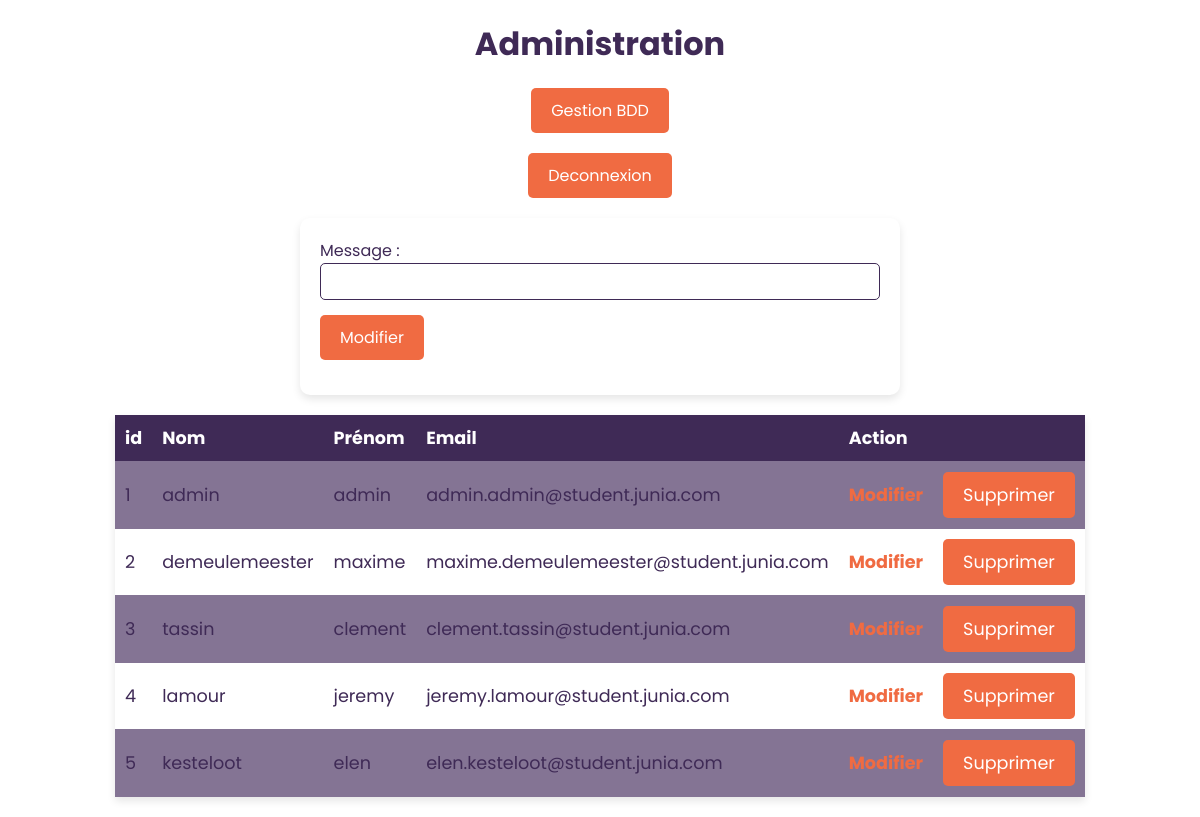
Page /Page_html/Page_PHP/admin.php on the committed database.
### tables this page shows
CREATE TABLE `eleve` (
  `id_eleve` int(11) NOT NULL COMMENT 'Numéro assigné à un élève',
  `prenom` varchar(64) DEFAULT NULL COMMENT 'Prénom de l''élève',
  `nom` varchar(64) DEFAULT NULL COMMENT 'Nom de l''élève',
  `classe` varchar(64) DEFAULT NULL COMMENT 'Classe de l''élève',
  `email` varchar(64) DEFAULT NULL COMMENT 'Adresse email de l''élève',
  `password` varchar(64) DEFAULT NULL COMMENT 'Mot de passe hasher de l''élève ',
  `confirmed` tinyint(1) NOT NULL DEFAULT '0' COMMENT 'Etat d''inscription de l''élève',
  `photo_profil` text COMMENT 'Photo de profil de l''élève',
  `moyenne_generale` float DEFAULT NULL COMMENT 'Moyenne générale de l''élève',
  `profil_mode` tinyint(1) DEFAULT '1' COMMENT 'Permet d''afficher ou non le profil de l''utilisateur dans le classement'
);

### Page_html/Page_PHP/admin.php (the view, shortened to what this page needs)
<!DOCTYPE html>
<html lang="fr">
<head>
    <?php require_once("../Page_Structuration/meta.php"); ?>
    <link rel="stylesheet" href="../../public/Css_Pages/admin.css">
</head>
<body>
    <h1>Administration</h1>
    <form action="../../Base_donnee/index.php" method="post" id="gestion">
        <button type="submit" name="supprimer" formaction="../../Base_donnee/index.php">Gestion BDD</button>
    </form>
    <form action="logout.php" method="post" id="gestion">
        <button type="submit" name="supprimer" formaction="logout.php">Deconnexion</button>
    </form>
    <?php
    require_once("../../SQL_Traitement/fonctions.php");
    echo "<form method=\"POST\" id=\"form\">
        <div>
            <label for=\"message\">Message :</label>
            <input type=\"text\" name=\"message\" id=\"message\" value=\"\">
        </div>
        <div>
            <button type=\"submit\" name=\"modifimess\">Modifier</button>
        </div>
    </form>";
    $stmt = $conn->prepare("SELECT * FROM eleve");
    $stmt->execute();
    echo "<table>";
    echo "<tr><th>id</th><th>Nom</th><th>Prénom</th><th>Email</th><th>Action</th><th></th></tr>";
    while ($row = $stmt->fetch(PDO::FETCH_ASSOC)) {
        echo "<tr>";
        echo "<td>" . $row['id_eleve'] . "</td>";
        echo "<td>" . $row['nom'] . "</td>";
        echo "<td>" . $row['prenom'] . "</td>";
        echo "<td>" . $row['email'] . "</td>";
        echo "<td><a href=\"admin.php?id=" . $row['id_eleve'] . "\">Modifier</a></td>";
        echo "<td>
        <form method=\"POST\">
            <input type=\"hidden\" name=\"id\" value=\"" . $row['id_eleve'] . "\">
            <button type=\"submit\" name=\"supprimer\" onclick=\"return confirm('Êtes-vous sûr de vouloir supprimer cet utilisateur ?');\">Supprimer</button>
        </form>
    </td>";
        echo "</tr>";
    }
    echo "</table>";
    ?>
</body>
</html>

### Page_html/Page_Structuration/meta.php (shortened to what this page needs)
<?php
if (strpos($_SERVER['REQUEST_URI'], 'index.php') !== false) {
    echo "<link rel=\"alternate icon\" href=\"public/Images/Icons/Sirius.png\">";
    echo "<link rel=\"stylesheet\" href=\"public/Css_Pages/root.css \">";
} else {
    echo "<link rel=\"stylesheet\" href=\"../../public/Css_Pages/root.css \">";
}
?>
<link rel="stylesheet" href="https://cdnjs.cloudflare.com/ajax/libs/font-awesome/6.2.0/css/all.min.css" />

### public/Css_Pages/root.css (style rules this page uses)
:root { --orange_isen:#F06B42; --orange_clair:#F9A88C; --white:#FFFFFF; --violet_isen:#3F2A56; --violet_clair:#847494; }
* { margin: 0; padding: 0; box-sizing: border-box; text-decoration: none; font-family: Poppins; }

### public/Css_Pages/admin.css (style rules this page uses)
:root { --orange_isen: #F06B42; --white: #FFFFFF; --violet_isen: #3F2A56; --violet_clair: #847494; }
* { margin: 0; padding: 0; box-sizing: border-box; text-decoration: none; font-family: Poppins; }
body { background-color: var(--white); color: var(--violet_isen); }
table { width: 80%; margin: 20px auto; border-collapse: collapse; font-size: 1.1em; box-shadow: 0 4px 8px rgba(0, 0, 0, 0.1); }
th, td { padding: 10px; text-align: left; border-bottom: 1px solid var(--violet_clair); }
th { background-color: var(--violet_isen); color: var(--white); }
tr:nth-child(even) { background-color: var(--violet_clair); }
a { color: var(--orange_isen); font-weight: bold; transition: color 0.3s; }
#form { width: 50%; margin: 20px auto; padding: 20px; background-color: var(--white); box-shadow: 0 4px 8px rgba(0, 0, 0, 0.1); border-radius: 10px; }
form div { margin-bottom: 15px; }
label { display: inline-block; width: 100px; }
input[type="text"] { width: 100%; padding: 5px; font-size: 1em; border: 1px solid var(--violet_isen); border-radius: 5px; }
button { background-color: var(--orange_isen); border: none; color: var(--white); padding: 10px 20px; font-size: 1em; cursor: pointer; border-radius: 5px; transition: background-color 0.3s, transform 0.3s; }
h1 { text-align: center; margin: 20px; }
#gestion { text-align: center; margin: 20px; }

### rows in the picture
eleve: id_eleve "1", nom "admin", prenom "admin", email "admin.admin@student.junia.com"
eleve: id_eleve "2", nom "demeulemeester", prenom "maxime", email "maxime.demeulemeester@student.junia.com"
eleve: id_eleve "3", nom "tassin", prenom "clement", email "clement.tassin@student.junia.com"
eleve: id_eleve "4", nom "lamour", prenom "jeremy", email "jeremy.lamour@student.junia.com"
eleve: id_eleve "5", nom "kesteloot", prenom "elen", email "elen.kesteloot@student.junia.com"
